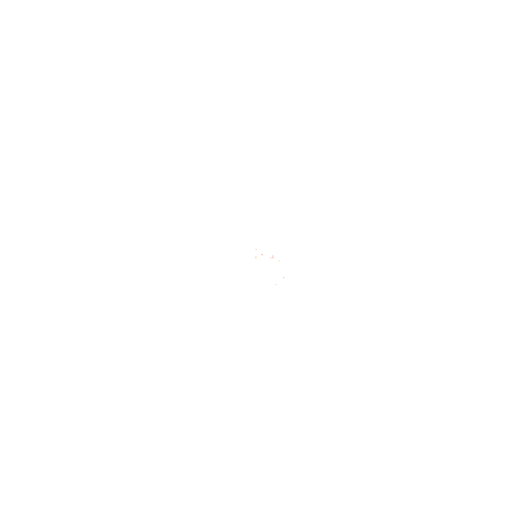
Frame 1 (no input)
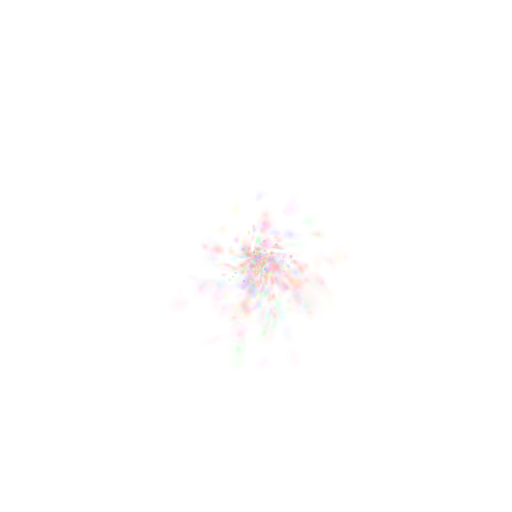
Frame 60 (the mouse pressed at the canvas centre just before this capture)
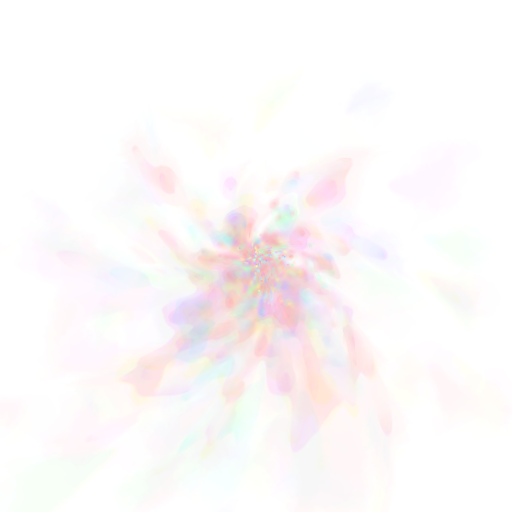
Frame 120 (the mouse held since frame 60 and released just before this capture)

The Processing sketch that drew these frames (run headless with seeded random() and noise(); from frame 60 on, the mouse is pressed at the canvas centre):

// Processing sketch: sketch_200213b
// ── sketch_200213b.pde
float frame = 0;
PImage offscr;

void setup() {
  offscr = createImage(width, height, RGB);
  size(512, 512);
  background(255);
  smooth();
  noStroke();
  colorMode(HSB);
}

void draw() {
  float centerX = width * 0.5;
  float centerY = height * 0.5;
  
  translate(centerX, centerY);
  rotate(PI * 0.003);
  scale(1.02);
  translate(-centerX, -centerY);
  
  loadPixels();
  offscr.pixels = pixels;
  offscr.updatePixels();
  
  tint(255, 240);
  image(offscr, 0, 0, width, height);
  
  translate(centerX, centerY);
  
  for(int i = 0; i < 10; i++) {
    fill(random(360), 80, 255);
    float size = random(1, 2);
    float r = random(sqrt(pow(centerX, 2) + pow(centerY, 2))) * 0.1;
    float a = random(360);
    float x = r * cos(a);
    float y = r * sin(a);
    ellipse(
      random(-x, x), 
      random(-y, y),
      size,
      size
    );
  }
  
  frame++;
}
